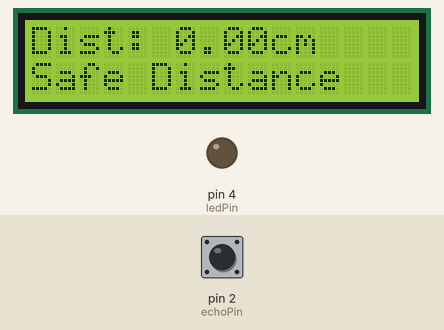
Simulated run of this sketch. Board: Arduino Uno, built with avr-gcc and run on an emulated ATmega328P. Parts: 16×2 character LCD, output pins drawn as LEDs (lit = HIGH). The test bench sets the inputs (shaded band); at power-on: pin 2 (echoPin) LOW. Pins used as bus, display or sensor lines are not drawn.

Above: at 1.6 s.
1.7 s: pin 2 (echoPin) pulsed HIGH 2 times (0.12 s each, 0.3 s apart)
At 2.7 s:
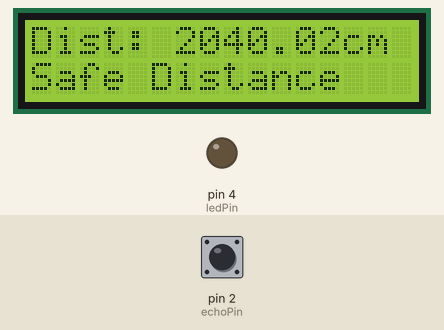
At 4.2 s:
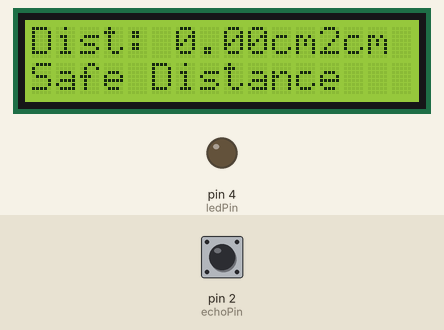
Timing chart, 0 to 5.7 s (numbered marks = the images above; inputs shaded):
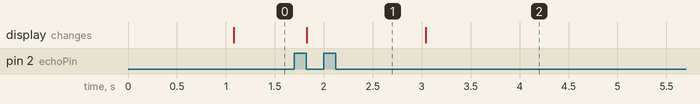

The sketch:

smart_distance_monitor.ino
```cpp
#include <LiquidCrystal.h>

// C++ code
//
LiquidCrystal lcd(13,12,8,7,6,5);
int ledPin=4, trigPin=3 , echoPin=2;
void setup()
{
 lcd.begin(16, 2);
  pinMode(echoPin, INPUT);
  pinMode(trigPin, OUTPUT);
  pinMode(ledPin, OUTPUT);
}

void loop()
{
 digitalWrite(trigPin, LOW);
  delay(2);
  digitalWrite(trigPin, HIGH);
  delay(10);
  digitalWrite(trigPin, LOW);
  long duration = pulseIn(echoPin, HIGH);
  float distance=duration*0.034/2.0;
  lcd.setCursor(0, 0);
  lcd.print("Dist: ");
  lcd.print(distance);
  lcd.print("cm");
  lcd.setCursor(0, 1);
  if (distance < 10 && distance > 0) {
    lcd.print("ALERT: TOO CLOSE");
    digitalWrite(ledPin, HIGH);
    delay(200);
    digitalWrite(ledPin, LOW);
    delay(200);
  }
  else{
    lcd.print("Safe Distance");
    digitalWrite(ledPin, LOW);
  }

  delay(200);


}
```

Measured:
- after the input at 1.7 s, the display: changes after 0.12 s (image 1)
